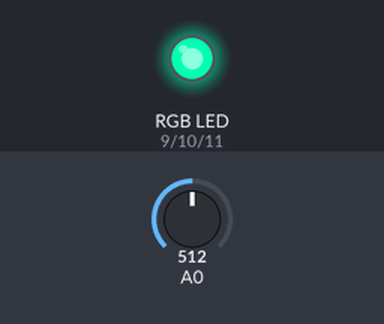
The sketch below on a simulated Arduino Uno, built with avr-gcc and run on an emulated ATmega328P. Shown: an RGB LED mixed from three pins (HIGH = lit). The test bench sets the inputs (shaded band); at power-on: A0 = 512.

Above: at 1.2 s.
1.3 s: A0 set to 450
At 2.1 s:
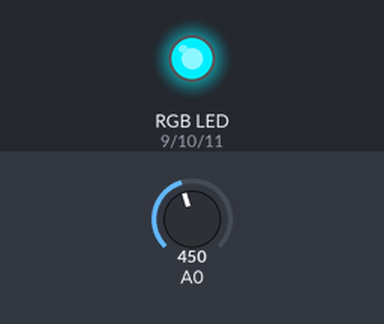
2.8 s: A0 set to 511
At 3.2 s:
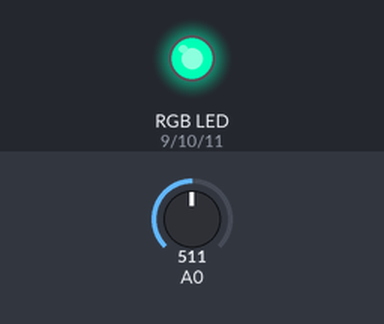
4.3 s: A0 set to 306
At 5.5 s:
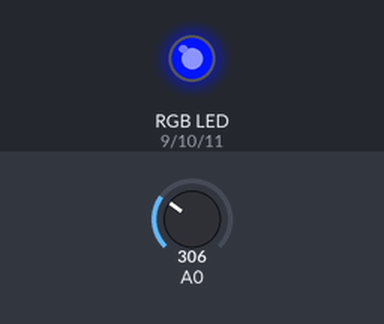
5.8 s: A0 set to 280
At 6.7 s:
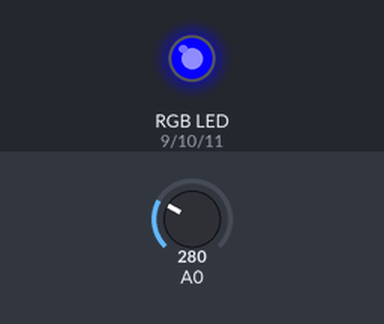
7.3 s: A0 set to 170
At 7.8 s:
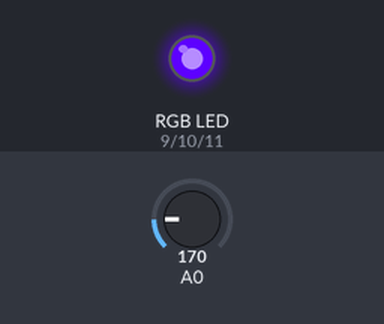
Timing chart, 0 to 9.8 s (numbered marks = the images above; inputs shaded):
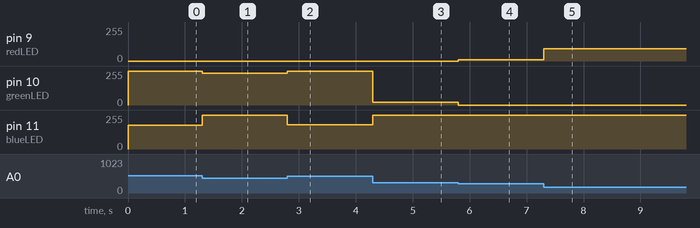

The sketch:

Ex8_PartC_s235096.ino
```cpp
int redLED = 9;
int greenLED = 10;
int blueLED = 11;

// sets the color on the LED
void setColor(int redVal, int greenVal, int blueVal) {
  analogWrite(redLED, redVal);
  analogWrite(greenLED, greenVal);
  analogWrite(blueLED, blueVal);
}

// Finds the position on the color wheel from the sensor value
void determineColor(int sensorValue) {
  float colorWheelPosition;

  if (sensorValue <= 120) {
    colorWheelPosition = 270;
  } else if (sensorValue > 120 && sensorValue <= 290) {
    colorWheelPosition = map(sensorValue, 121, 290, 270, 240);
  } else if (sensorValue > 290 && sensorValue <= 460) {
    colorWheelPosition = map(sensorValue, 291, 460, 240, 180);
  } else if (sensorValue > 460 && sensorValue <= 630) {
    colorWheelPosition = map(sensorValue, 461, 630, 180, 120);
  } else if (sensorValue > 630 && sensorValue <= 700) {
    colorWheelPosition = map(sensorValue, 631, 700, 120, 60);
  } else if (sensorValue > 700 && sensorValue <= 870) {
    colorWheelPosition = map(sensorValue, 701, 870, 60, 30);
  } else if (sensorValue > 870 && sensorValue <= 1023) {
    colorWheelPosition = map(sensorValue, 871, 1023, 30, 0);
  }

  positionToColor(colorWheelPosition);
}

// Determines the red, green and blue values from the position on the color wheel
void positionToColor(float position) {
  float transitionColor = 1 - abs(fmod(position / 60.0, 2) - 1);

  float red, green, blue;

  if (position >= 0 && position < 60) {
    red = 1;
    green = transitionColor;
    blue = 0;
  } else if (position >= 60 && position < 120) {
    red = transitionColor;
    green = 1;
    blue = 0;
  } else if (position >= 120 && position < 180) {
    red = 0;
    green = 1;
    blue = transitionColor;
  } else if (position >= 180 && position < 240) {
    red = 0;
    green = transitionColor;
    blue = 1;
  } else if (position >= 240 && position < 300) {
    red = transitionColor;
    green = 0;
    blue = 1;
  } else {
    red = 1;
    green = 0;
    blue = transitionColor;
  }

  int r = red * 255;
  int g = green * 255;
  int b = blue * 255;

  setColor(r, g, b);
}

void setup() {
  pinMode(redLED, OUTPUT);
  pinMode(greenLED, OUTPUT);
  pinMode(blueLED, OUTPUT);
}

void loop() {
  int sensorValue = analogRead(A0);
  determineColor(sensorValue);
  delay(1);
}
```

Measured:
- after the input at 1.3 s, pin 10 (greenLED): 255/255 → 238/255 at once; pin 11 (blueLED): 178/255 → 255/255 at once
- after the input at 2.8 s, pin 10 (greenLED): 238/255 → 255/255 at once; pin 11 (blueLED): 255/255 → 182/255 at once
- after the input at 4.3 s, pin 10 (greenLED): 255/255 → 21/255 at once; pin 11 (blueLED): 182/255 → 255/255 at once
- after the input at 5.8 s, pin 9 (redLED): 0/255 → 8/255 at once; pin 10 (greenLED): 21/255 → 0/255 at once
- after the input at 7.3 s, pin 9 (redLED): 8/255 → 93/255 at once
